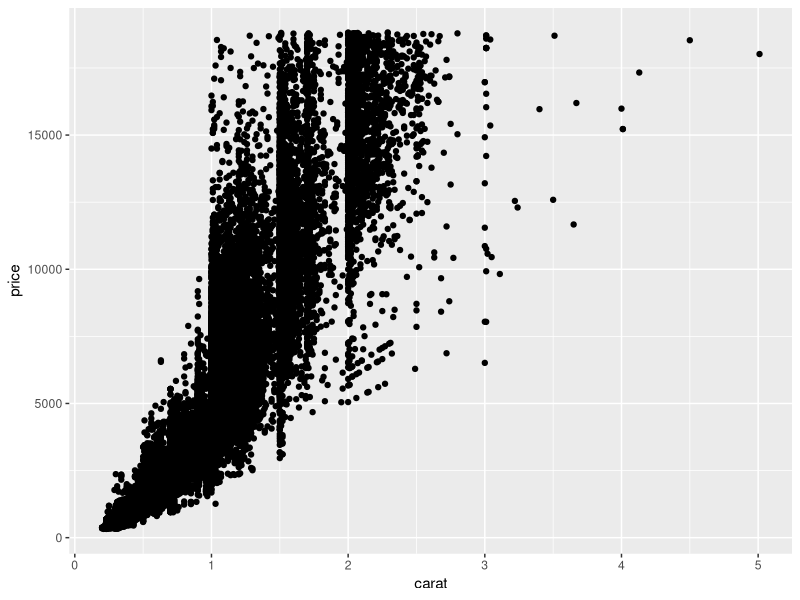
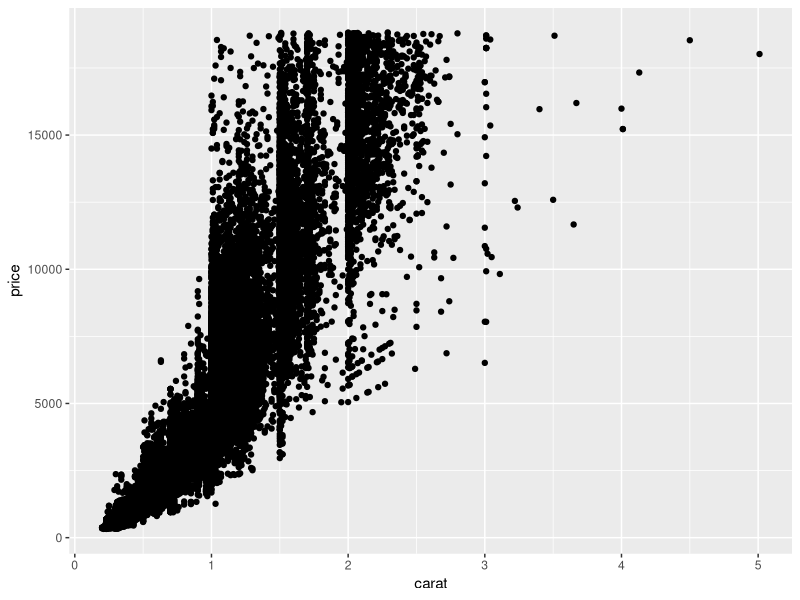
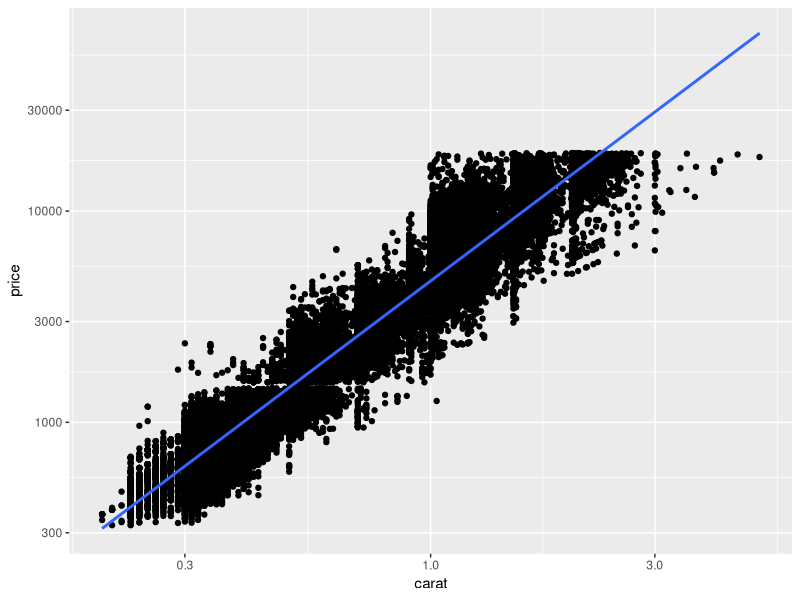
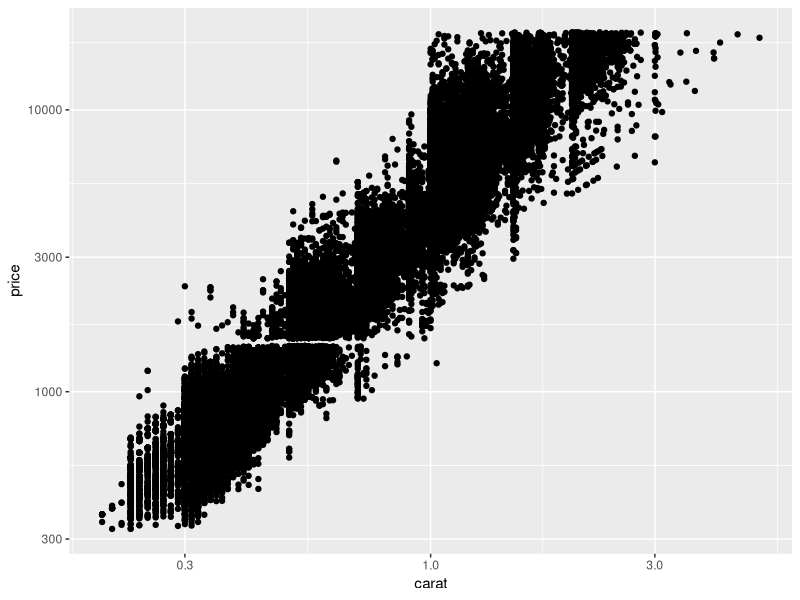
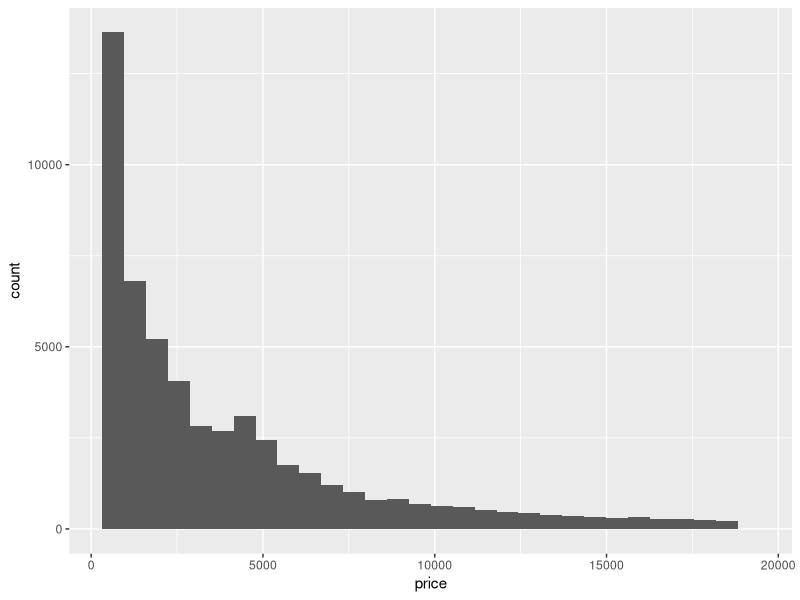
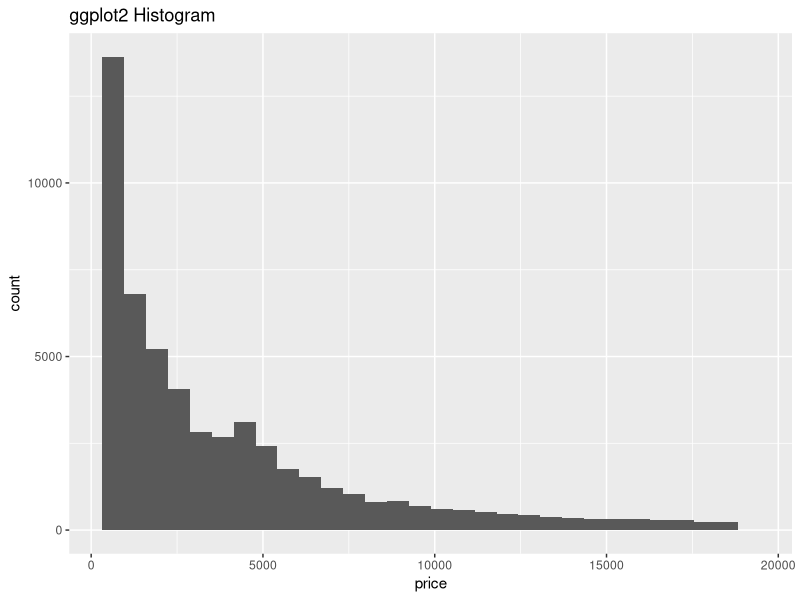
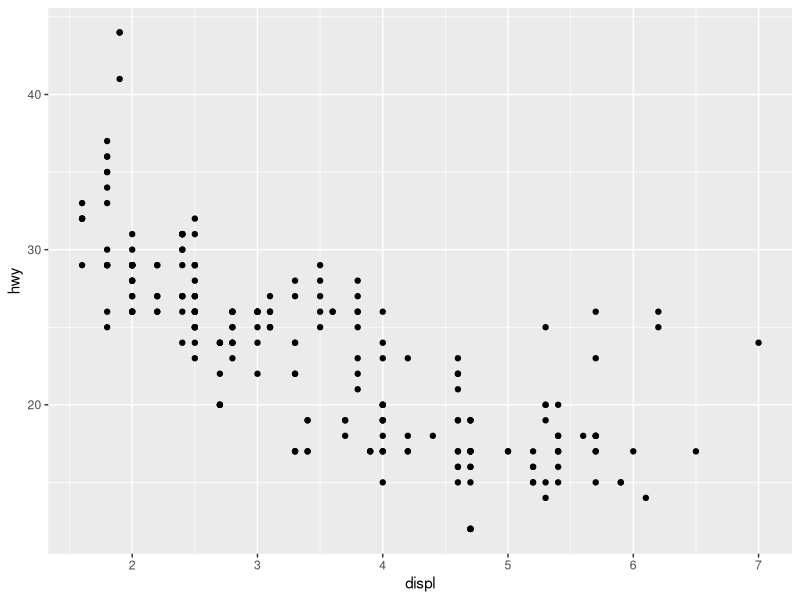
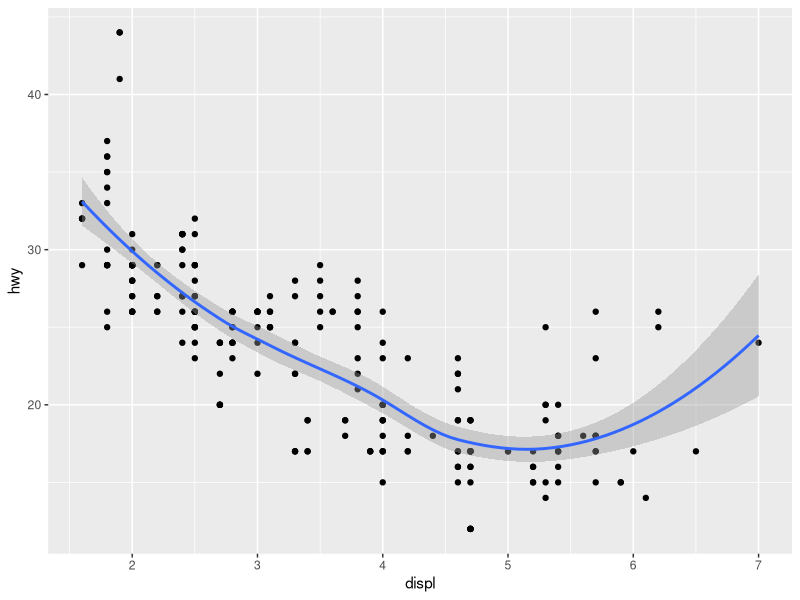

Write the R code that produced these figures, in order.
## ---- chunk 1
knitr::opts_chunk$set(echo = TRUE)
## ---- chunk 2
library(ggplot2)
ggplot(diamonds, aes(carat,price)) + geom_point()

## ---- chunk 3
ggplot(diamonds,aes(carat,price)) + geom_point() +
  scale_x_continuous() + scale_y_continuous()
## ---- chunk 4
ggplot(diamonds, aes(carat,price)) + geom_point() +
  stat_smooth(method = lm) + scale_x_log10() + scale_y_log10()
## ---- chunk 5
ggplot(diamonds, aes(carat,price)) + geom_point() +
  scale_x_log10() + scale_y_log10()
## ---- chunk 6
ggplot(diamonds, aes(price)) + geom_histogram()
## ---- chunk 7
ggplot(diamonds, aes(price)) + geom_histogram() + ggtitle("ggplot2 Histogram")
## ---- chunk 8
ggplot(mpg, aes(x = displ, y = hwy)) +
geom_point()
## ---- chunk 9
ggplot(mpg, aes(displ, hwy)) + geom_point() + geom_smooth()
## ---- chunk 10
ggplot(mpg, aes(displ, hwy)) + geom_point() + geom_smooth(span = 0.2) 
## ---- chunk 11
ggplot(mpg, aes(displ, hwy)) + geom_point()+ geom_smooth(span = 1)
## ---- chunk 12
ggplot(mpg, aes(displ, hwy)) + geom_point() + geom_smooth(method = lm) 
## ---- chunk 13
ggplot(mpg, aes(displ, hwy)) + geom_point() + geom_smooth(method = lm, se= FALSE) 
## ---- chunk 14
ggplot(mpg, aes(displ,hwy)) + geom_point(color = 'red')
## ---- chunk 15
ggplot(mpg, aes(displ, hwy, colour = class)) + 
geom_point()
## ---- chunk 16
ggplot(mpg, aes(displ, hwy)) + geom_point() + 
facet_wrap(~class)
## ---- chunk 17
ggplot(mpg, aes(hwy)) + geom_histogram()
## ---- chunk 18
ggplot(mpg, aes(hwy)) + geom_histogram(binwidth = 2.5)
## ---- chunk 19
ggplot(mpg, aes(hwy)) + geom_freqpoly()
## ---- chunk 20
ggplot(mpg, aes(hwy)) + geom_freqpoly(binwidth= 1)
## ---- chunk 21
ggplot(mpg, aes(displ, fill = drv)) + geom_histogram(binwidth = 0.5) + 
facet_wrap(~drv, ncol = 1)
## ---- chunk 22
ggplot(mpg, aes(manufacturer)) + geom_bar()
## ---- chunk 23
ggplot(mpg, aes(cty, hwy)) + geom_point(alpha = 1 / 3)
## ---- chunk 24
ggplot(mpg, aes(cty, hwy)) +geom_point(alpha = 1 / 3) + xlab("city driving (mpg)") + 
ylab("highway driving (mpg)")
## ---- chunk 25
ggplot(mpg, aes(cty, hwy)) + geom_point(alpha = 1 / 3) + xlab(NULL) + 
 ylab(NULL)
